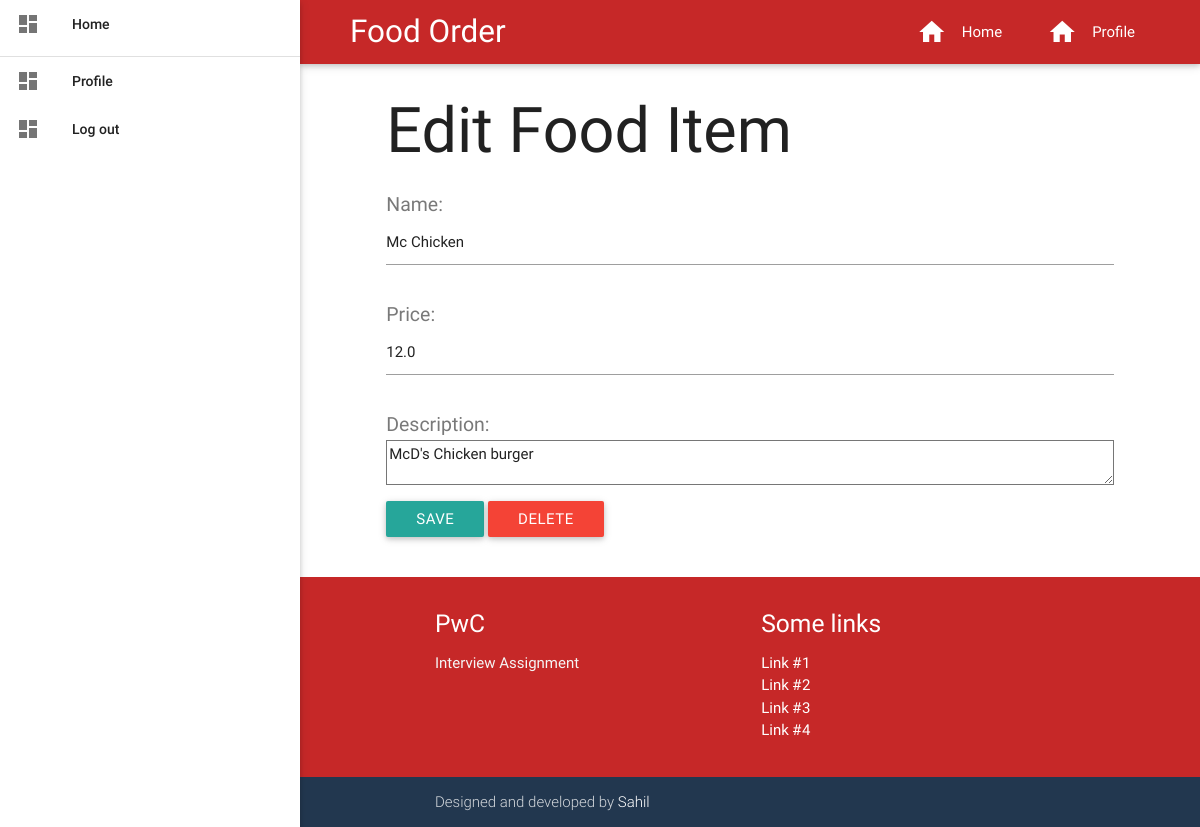
/restaurant/edit-food-item/3 (signed in), run on the app's committed database.
### restaurant/models.py (models this page shows, shortened)
class FoodItem(models.Model):
    name = models.CharField("Name", max_length=50)
    price = models.FloatField("Price")
    restaurant = models.ForeignKey(Restaurant, null=True, blank=True)
    description = models.TextField(null=True, blank=True)
    times_ordered = models.IntegerField(null=True, blank=True)

### restaurant/views.py (the view)
# urls.py: url(r'^edit-food-item/(?P<item_id>[0-9]+)$', views.edit_food_item, name="edit_food_item"),
@login_required()
@permission_required('restaurant.view_restaurant_portal')
def edit_food_item(request, item_id):
    instance = FoodItem.objects.get(id=item_id)
    if request.method == "POST":
        form = FoodItemForm(request.POST, instance=instance)
        if form.is_valid():
            instance.name = form.cleaned_data['name']
            instance.price = form.cleaned_data['price']
            instance.description = form.cleaned_data['description']
            instance.save()
            messages.success(request, 'Food Item Edited: %s' % instance.name)
            return redirect('restaurant:index')
    else:
        form = FoodItemForm(initial=model_to_dict(instance))
    context_dict = {}
    context_dict['initial'] = instance
    context_dict['form'] = form
    context_dict['deletable'] = True
    return render(request, 'restaurant/add_food_item.html', context_dict)

### restaurant/forms.py
class FoodItemForm(forms.ModelForm):
    class Meta:
        model = FoodItem
        exclude = ['restaurant', 'times_ordered']

### restaurant/templates/restaurant/add_food_item.html (shortened to what this page needs)
{% extends 'restaurant/base.html' %}
{% load static %}
{% block main_block %}
    <div class="row">
        <div class="col s0 m2 l1"></div>
        <div class="col s12 m8 l10">
            {% if deletable %}
                <h1>Edit Food Item</h1>
            {% else %}
                <h1>New Food Item</h1>
            {% endif %}
            <form method="POST" class="post-form">
                {{ form.as_p }}
                <button type="submit" class="save btn btn-default">Save</button>
                {% if deletable %}
                    <a id="confirm-delete-btn" href="#confirm-delete" class="btn red" >Delete</a>
                {% endif %}
            </form>
        </div>
    </div>
{% endblock %}

### restaurant/static/css/restaurant_style.css (style rules this page uses)
body { display: flex; min-height: 100vh; flex-direction: column; }
label { font-size: 1.3rem; color: #797979; }

### data on the page
FoodItem: name "Mc Chicken", price "12.0", description "McD's Chicken burger"
